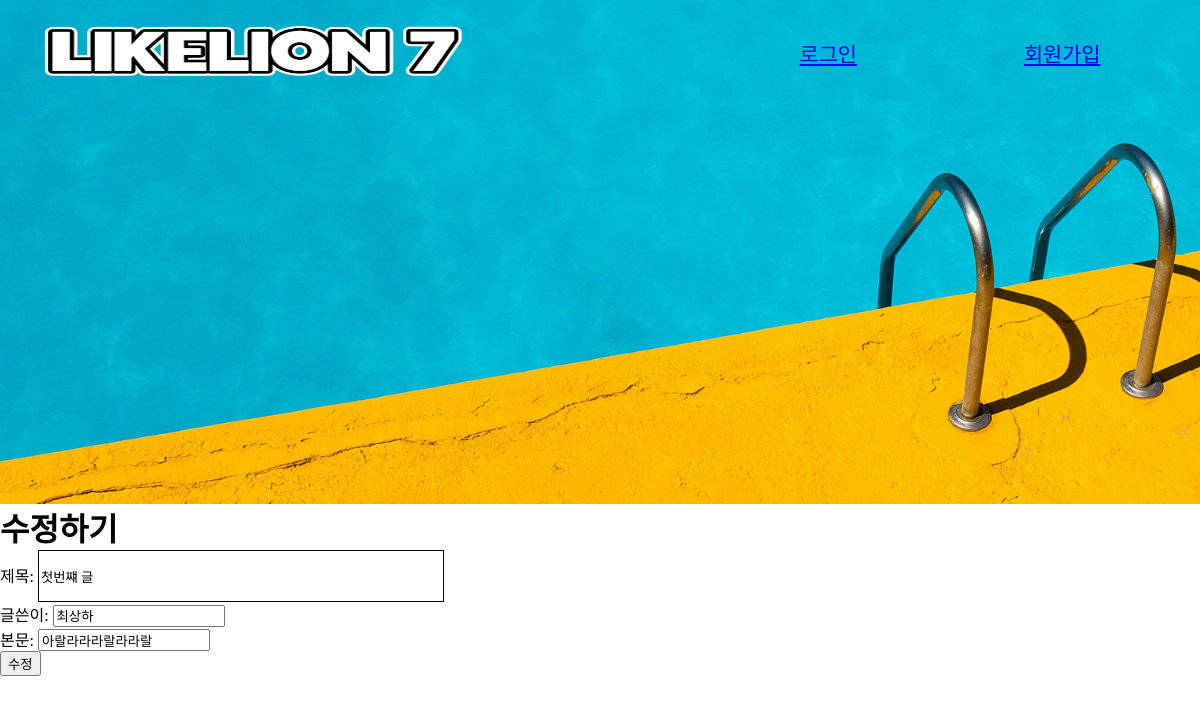
/edit/13/, run on the app's committed database.
### blog/models.py (models this page shows, shortened)
class Post(models.Model):
    Title = models.CharField(max_length=200)
    Writer = models.CharField(max_length=100)
    Contents = models.TextField()
    Created_date = models.DateTimeField(default=timezone.now)

### blog/views.py (the view)
# urls.py: path('edit/<int:post_pk>/', views.edit, name='edit'),
def edit(request, post_pk):
    post = Post.objects.get(pk=post_pk)
    if request.method == "POST":
        form = PostForm(request.POST, instance=post)
        form.save()
        return redirect('detail', post.pk)
    else:
        form = PostForm(instance=post)
        return render(request, 'edit.html', {'form': form})

### blog/forms.py
class PostForm(forms.ModelForm):
    class Meta:
        model = Post
        fields = ('Title', 'Writer', 'Contents',)
        widgets = {
            'Title': forms.TextInput(attrs={'class': 'title', 'placeholder': '제목을 입력해주세요'}),
            'Writer': forms.TextInput(attrs={'class': 'writer'}),
            'Contents': forms.TextInput(attrs={'class': 'contents'})
        }
        labels = {
            'Title': '제목',
            'Writer': '글쓴이',
            'Contents': '본문'
        }

### blog/templates/edit.html (shortened to what this page needs)
{% extends 'base.html' %}
{% block content %}
<div class="edit">
    <div class="editHeader">
        <h1>수정하기</h1>
    </div>
    <div class="editContents">
        <form method="POST">
            {{ form.as_p }}
            <button class="Btn">수정</button>
        </form>
    </div>
    {% endblock %}

### static/base.css (style rules this page uses)
* { margin: 0%; font-family: 'AppleSDGothicNeoR00'; }
.title { width: 400px; height: 3rem; background: white; border: 1px solid black; }

### data on the page
Post: Title "첫번쨰 글", Writer "최상하", Contents "아랄라라라랄라라랄"
